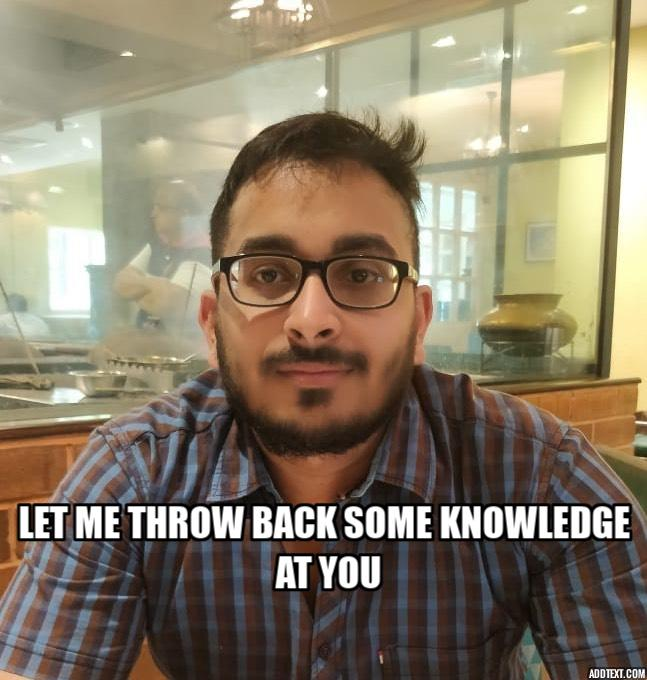
#> input picture assets/anish.jpg, 647 x 680 px
$ python pencilSketchBlending.py
#> lines starting #> are read from the running program, lines starting #| are printed output that depends on the picture
import cv2
import sys

#read image
image = cv2.imread("../assets/anish.jpg")
#> image is the input picture: shape (680, 647, 3); mean B, G, R 105, 125.9, 138.1

#check if image exists
if image is None:
    print("can not find image")
    sys.exit()

#convert to gray scale
grayImage = cv2.cvtColor(image, cv2.COLOR_BGR2GRAY)
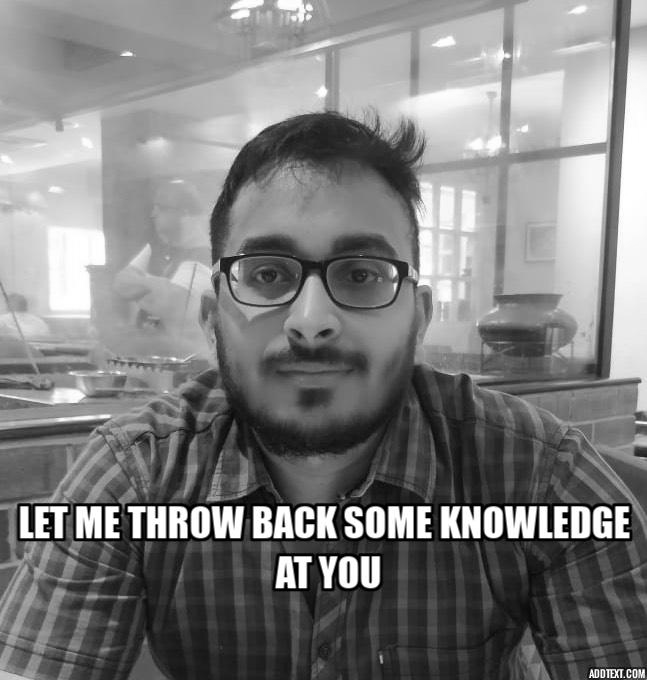
#> grayImage: shape (680, 647); min 0, max 255, mean 127.2

#invert the gray image
grayImageInv = 255 - grayImage
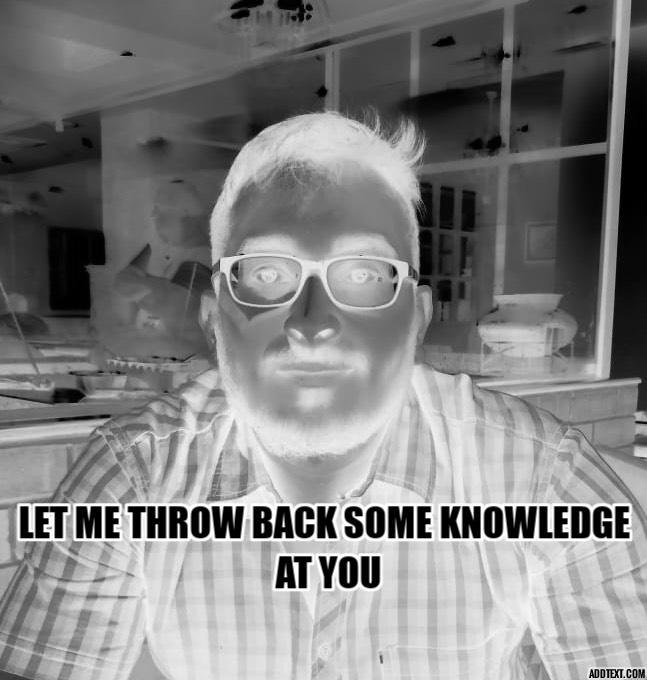
#> grayImageInv: shape (680, 647); min 0, max 255, mean 127.8

#Apply gaussian blur
grayImageInv = cv2.GaussianBlur(grayImageInv, (21, 21), 0)
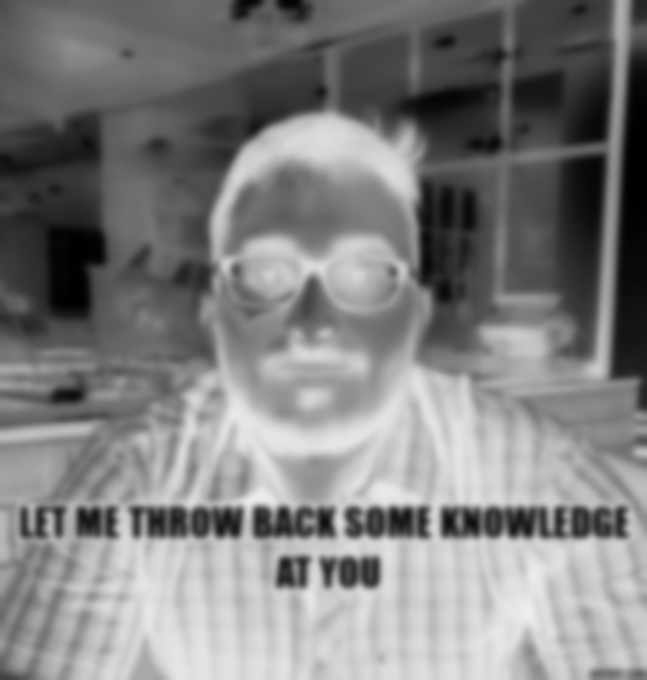
#> grayImageInv: shape (680, 647); min 0, max 239, mean 127.8

#blend using color dodge
output = cv2.divide(grayImage, 255-grayImageInv, scale=256.0)
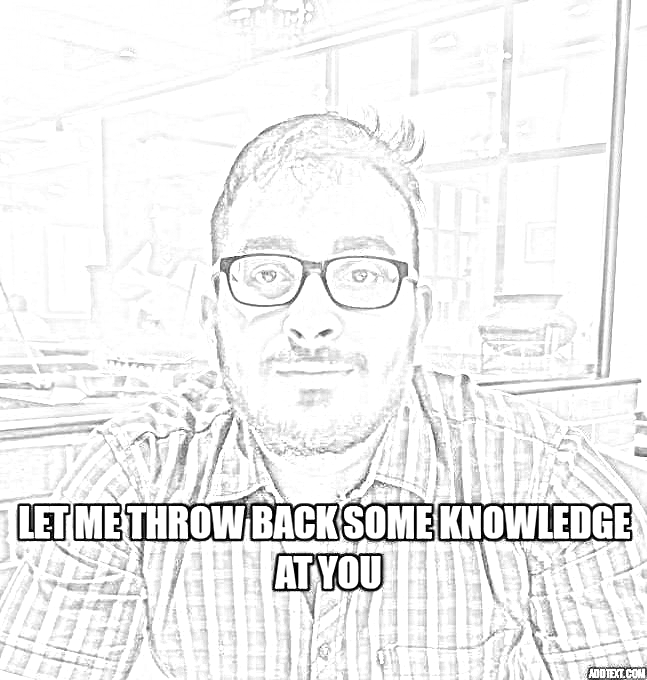
#> output: shape (680, 647); min 0, max 255, mean 240

#create windows to dsiplay images
cv2.namedWindow("image", cv2.WINDOW_AUTOSIZE)
cv2.namedWindow("pencilsketch", cv2.WINDOW_AUTOSIZE)

#display images
cv2.imshow("image", image)
cv2.imshow("pencilsketch", output)

#press esc to exit the program
cv2.waitKey(0)

#close all the opened windows
cv2.destroyAllWindows()
